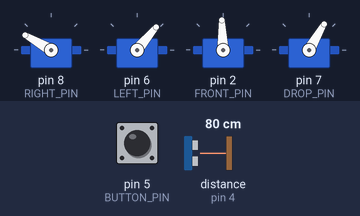
Recording of a sketch running on a simulated Arduino Uno, built with avr-gcc and run on an emulated ATmega328P. On the bench: 4 × servo. Inputs (shaded band) come from the test bench; at power-on: pin 5 (BUTTON_PIN) HIGH, distance to the obstacle (sensor on pin 4) 80 cm. The echo pulse lasts 58.3 µs per cm; what the sketch prints to the serial monitor is not drawn.

Above: at 3.7 s.
3.8 s: pin 5 (BUTTON_PIN) pulled LOW for 0.25 s
At 6.1 s:
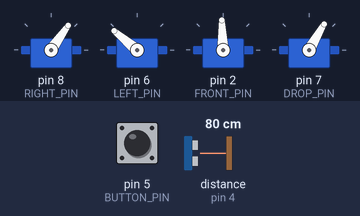
At 6.8 s:
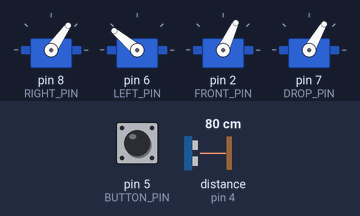
7.0 s: distance to the obstacle (sensor on pin 4) set to 2 cm
At 9.3 s:
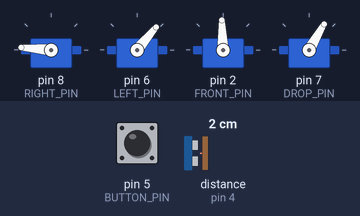
10.0 s: distance to the obstacle (sensor on pin 4) set to 250 cm
13.0 s: distance to the obstacle (sensor on pin 4) set to 4 cm
Timing chart, 0 to 20.0 s (numbered marks = the images above; inputs shaded):
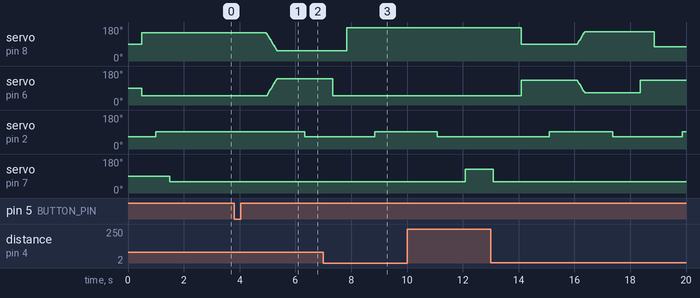

The sketch:

apolloRobot.ino
```cpp
/**
 * Authors: Sharif Akil, Pamela Hernandez Villalba, Helena Holland, Brent Fairchild, Jacob Harvey
 * Date:    2020/11/19
 * Version: 1.2.1
 *
 * This program provides directions for our robot in order to complete the tasks
 * specified in https://github.com/jacoblharvey/Apollo-Project/blob/main/README.md
 *
 * GitHub for project: https://github.com/jacoblharvey/Apollo-Project
 */
#include <Servo.h>
// rangefinder
const int TRIG_PIN = 3;
const int ECHO_PIN = 4;
// wheels
const int RIGHT_PIN = 8;
const int LEFT_PIN = 6;
// spike
const int FRONT_PIN = 2;
// cube drop
const int DROP_PIN = 7;
// button
const int BUTTON_PIN = 5;
// misc values
int distanceThreshold, inRange, phaseStep, posL, posR;

Servo leftWheel, rightWheel, frontSpike, cubeDrop;

void setup() {
    Serial.begin(9600);
    // rangefinder pins
    pinMode(TRIG_PIN, OUTPUT);
    pinMode(ECHO_PIN, INPUT);
    // servo pins
    rightWheel.attach(RIGHT_PIN);
    leftWheel.attach(LEFT_PIN);
    frontSpike.attach(FRONT_PIN);
    cubeDrop.attach(DROP_PIN);
    // initialize servo positions
    frontSpike.write(65);
    delay(500);
    leftWheel.write(50);
    rightWheel.write(150);
    delay(500);
    frontSpike.write(92);
    delay(500);
    cubeDrop.write(60);
    // button pin
    pinMode(BUTTON_PIN, INPUT_PULLUP);
    // print logo to serial monitor
    Serial.println("");
    Serial.println("- - - - - - - - - - - - - - - - - - - - - - - - - - - - - - - - - - - - - - - - - - - - - - - - -");
    Serial.println("          AAAAAAAAAAA    PPPPPPPPP,      ,OOOOOOO,     LL             LL              ,OOOOOOO, ");
    Serial.println("         AA       AA    PP       PP    OO       OO    LL             LL             OO       OO");
    Serial.println("        AA       AA    PP       PP    OO       OO    LL             LL             OO       OO");
    Serial.println("       AA       AA    PP       PP    OO       OO    LL             LL             OO       OO");
    Serial.println("      AAAAAAAAAAA    PPPPPPPPP’     OO       OO    LL             LL             OO       OO");
    Serial.println("     AA       AA    PP             OO       OO    LL             LL             OO       OO");
    Serial.println("    AA       AA    PP             OO       OO    LL             LL             OO       OO");
    Serial.println("   AA       AA    PP             OO       OO    LL             LL             OO       OO");
    Serial.println("  AA       AA    PP              ‘OOOOOOO’      ’L'L'L'L'L     ’L'L'L'L'L     ’OOOOOOO’ ");
    Serial.println("- - - - - - - - - - - - - - - - - - - - - - - - - - - - - - - - - - - - - - - - - - - - - - - - -");
    Serial.println("");
    Serial.println("Starting Run ...");
}

int checkButton() {
    int condition;
    if(digitalRead(BUTTON_PIN) == 0) { // return 1 if button is pressed (reads LOW voltage)
        condition = 1;
    } else {
        condition = 0;
    }
    return condition;
}

int checkDistance(int phase) {
    int condition;
    float duration_us, distance_cm;
    // generate 10-microsecond pulse to TRIG pin and measure duration of pulse from ECHO pin
    digitalWrite(TRIG_PIN, HIGH);
    delayMicroseconds(10);
    digitalWrite(TRIG_PIN, LOW);
    duration_us = pulseIn(ECHO_PIN, HIGH); // measure duration of pulse from ECHO pin and compute distance
    distance_cm = 0.017 * duration_us;
    switch(phase) {
        case 1:
            distanceThreshold = 30; // centimeters
            if(distance_cm >= distanceThreshold) { // 1 for within threshold, 0 for out of threshold
                Serial.print("Distance: "); // print distance to serial monitor
                Serial.print(distance_cm);
                Serial.println(" cm");
                condition = 1;
            } else {
                Serial.print("Distance: ");
                Serial.print(distance_cm);
                Serial.println(" cm");
                condition = 0;
            }
            break;
        case 3:
            distanceThreshold = 130; // centimeters
            if(distance_cm <= distanceThreshold) { // 0 for within threshold, 1 for out of threshold
                Serial.print("Distance: ");
                Serial.print(distance_cm);
                Serial.println(" cm");
                condition = 1;
            } else {
                Serial.print("Distance: ");
                Serial.print(distance_cm);
                Serial.println(" cm");
                condition = 0;
            }
            break;
    }
    return condition;
}

void loop() {
    if(checkButton() == 1) { // don't execute phases 1-3 until the button is pressed
        /**
         * Phase 1: travel to drop off point
         *   rotate wheel servos
         *   front spike down
         *   reset wheel servos
         *   front spike up
         *   repeat until result = 0
         */
        delay(1000);
        inRange = checkDistance(1);
        phaseStep = 1;
        Serial.println("Entering phase 1 ...");
        while(inRange == 1) {
            switch(phaseStep) {
                case 1:
                    posR = 145;
                    for(posL = 50; posL <=140; posL += 1) {
                        leftWheel.write(posL);
                        rightWheel.write(posR);
                        delay(4); // ms, higher values slow rotation
                        posR -= 1;
                    }
                    delay(500);
                    phaseStep = 2;
                    break;
                case 2:
                    delay(500);
                    frontSpike.write(65);
                    delay(1000);
                    leftWheel.write(50);
                    delay(500);
                    rightWheel.write(175);
                    delay(1000);
                    frontSpike.write(92);
                    delay(1000);
                    phaseStep = 3;
                    break;
                case 3:
                    inRange = checkDistance(1);
                    Serial.print("Checking distance ... ");
                    Serial.println(inRange);
                    delay(250);
                    if(inRange != 0) {
                        inRange = 1;
                        phaseStep = 1;
                    } else {
                        inRange = 0;
                    }
                    break;
            }
        }
        /**
         * Phase 2: drop cube at drop off point
         *   rotate cubeDrop servo downwards
         *   wait for cube to slide off
         *   rotate cubeDrop servo upwards
         */
        Serial.println("Entering phase 2 ...");
        delay(1000);
        frontSpike.write(65);
        delay(1000);
        cubeDrop.write(125);
        delay(1000);
        cubeDrop.write(60);
        delay(1000);
        // set up wheels for phase 3
        leftWheel.write(130);
        rightWheel.write(90);
        delay(1000);
        frontSpike.write(92);
        delay(1000);
        /**
         * Phase 3: travel toward base
         *   rotate wheel servos opposite direction of phase 1
         *   front spike down - might be able to just keep spike down for phase
         *   reset wheel servos
         *   front spike up
         *   repeat until result = 0
         */
        inRange = checkDistance(3); // reset inRange as = 1
        phaseStep = 1; // reset phaseStep for phase 3
        Serial.println("Entering phase 3 ...");
        while(inRange == 1) {
            switch(phaseStep) {
                case 1:
                    posR = 90;
                    for(posL = 130; posL >=65; posL -= 1) {
                        leftWheel.write(posL);
                        rightWheel.write(posR);
                        delay(4);
                        posR += 1;
                    }
                    delay(500);
                    phaseStep = 2;
                    break;
                case 2:
                    delay(500);
                    frontSpike.write(65);
                    delay(1000);
                    leftWheel.write(130);
                    delay(500);
                    rightWheel.write(75);
                    delay(1000);
                    frontSpike.write(92);
                    delay(1000);
                    phaseStep = 3;
                    break;
                case 3:
                    inRange = checkDistance(3);
                    Serial.print("Checking distance ... ");
                    Serial.println(inRange);
                    delay(250);
                    if(inRange != 0) {
                        inRange = 1;
                        phaseStep = 1;
                    } else {
                        inRange = 0;
                    }
                    break;
            }
        }
    }
    delay(200);
}
```

Measured:
- after the input at 3.8 s, servo on pin 8 (RIGHT_PIN): moves from 150° to 55° over 0.37 s, starting after 1.2 s; servo on pin 6 (LEFT_PIN): moves from 50° to 140° over 0.35 s, starting after 1.2 s; servo on pin 2 (FRONT_PIN): 92° → 65° after 2.5 s
